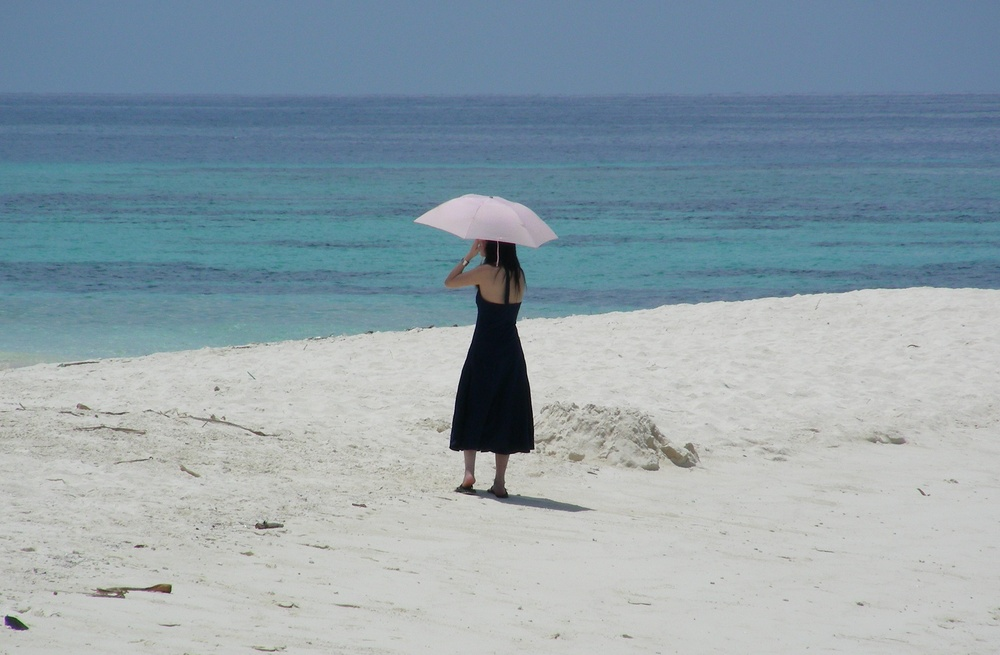
%> input picture umbrella_woman.jpg, 1000 x 655 px, shrunk from 2769 x 1815 before the run
$ octave otsu.m   (GNU Octave 9; MATLAB toolbox functions it lacks are replaced by stand-ins)
%> lines starting %> are read from the running program, lines starting %| are printed output that depends on the picture; in (x1, y1, x2, y2) boxes, pixels count from 0 and x2, y2 are one past the last pixel; in counts of white or black regions, pixels touching at a corner belong together; the program's own positions count from 1; long printed decimals are rounded

%B=imread('cat.jpg');
B= imread('umbrella_woman.jpg');
%> B is the input picture: size 655x1000x3 uint8; mean R, G, B 143.9, 160.4, 169.4
figure, imshow(B);title('Actual RGB Image');
B= rgb2gray(B);
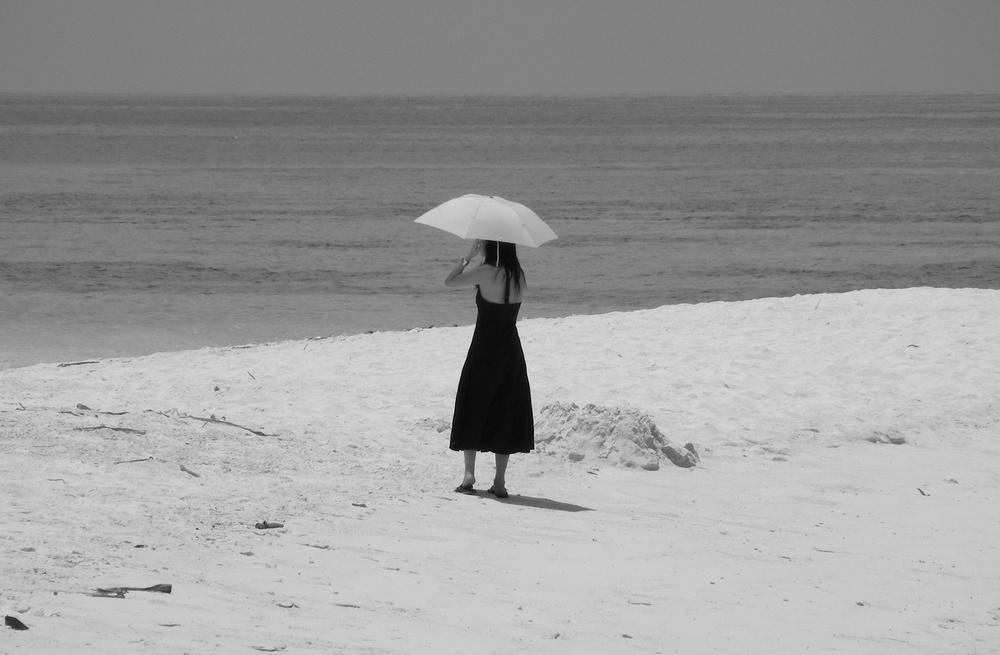
%> B: size 655x1000 uint8; min 1, max 244, mean 156.5
figure, imshow(B);title('Actual grayscale Image');
V=reshape(B,[],1);
G=hist(V,0:255);
%> G = 256 values, max 27736 at index 201, min 0 at index 1, mean 2558.6
H=reshape(G,[],1);
%> H has the same summary as G
Ind=0:255;
Index=reshape(Ind,[],1);
result=zeros(size([1 256]));

for i=0:255
     [wbk,varbk]=calculate_threshold(1,i,H,Index);
     [wfg,varfg]=calculate_threshold(i+1,255,H,Index);
     result(i+1)=(wbk*varbk)+(wfg*varfg);
 end
%> this loop made 256 passes
%> (wbk, varbk, wfg) on passes 1, 15, 16: (0, 0, 1), (0.00595, 2.11, 0.994), (0.00858, 2.39, 0.991)
%Find the minimum value in the array.
[threshold_value,val]=min(result);
tval=(val-1)/256;
fprintf('Minimum Threshold Value is %f',tval);
%| Minimum Threshold Value is 0.6172
bin_im=im2bw(B,tval);
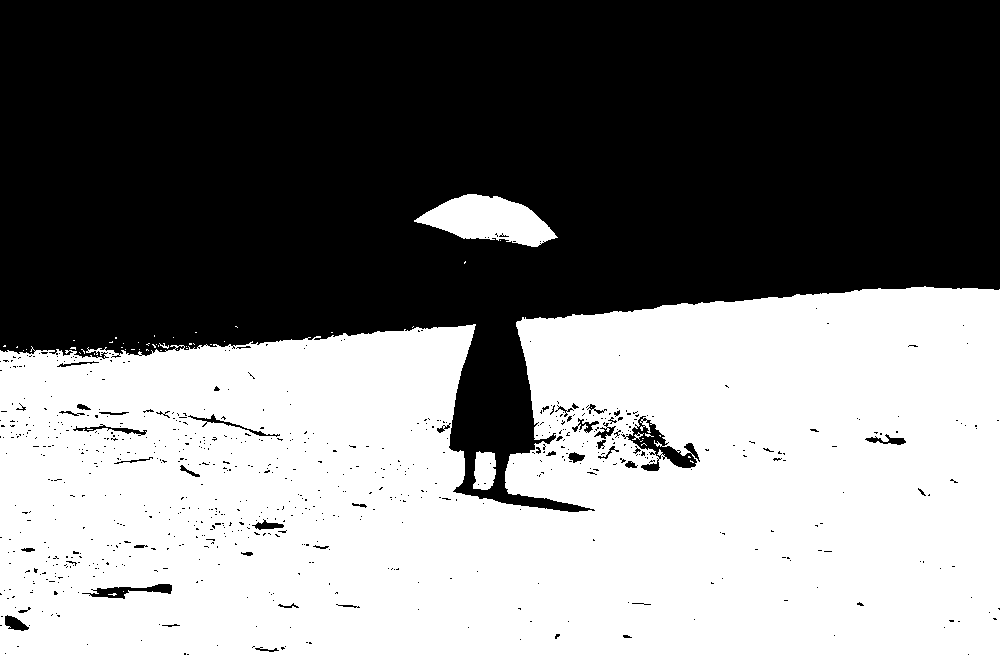
%> bin_im: size 655x1000 logical; 49% white; 54 white regions (49 under 20 px), largest, box (x1, y1, x2, y2) and area: (0, 286, 1000, 655) 315288, (414, 194, 558, 247) 4444, (473, 451, 496, 490) 730, (632, 432, 644, 440) 32, (159, 343, 169, 349) 23
figure,imshow(bin_im);title('Thresholded Image');


function [weight,var]=calculate_threshold(m,n,H,Index)
%Weight Calculation
     weight=sum(H(m:n))/sum(H);
%Mean Calculation
     value=H(m:n).*Index(m:n);
     total=sum(value);
     mean=total/sum(H(m:n));
     if(isnan(mean)==1)
         mean=0;
     end
%Variance calculation.
     value2=(Index(m:n)-mean).^2;
     numer=sum(value2.*H(m:n));
     var=numer/sum(H(m:n));
     if(isnan(var)==1)
         var=0;
     end
end
